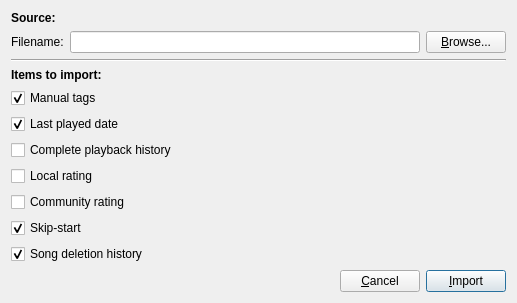
<?xml version="1.0" encoding="UTF-8"?>
<ui version="4.0">
 <class>DlgImportDB</class>
 <widget class="QDialog" name="DlgImportDB">
  <property name="geometry">
   <rect>
    <x>0</x>
    <y>0</y>
    <width>517</width>
    <height>291</height>
   </rect>
  </property>
  <property name="windowTitle">
   <string>SkauTan: Import from DB</string>
  </property>
  <layout class="QVBoxLayout" name="verticalLayout">
   <item>
    <widget class="QLabel" name="label_2">
     <property name="font">
      <font>
       <weight>75</weight>
       <bold>true</bold>
      </font>
     </property>
     <property name="text">
      <string>Source:</string>
     </property>
    </widget>
   </item>
   <item>
    <layout class="QHBoxLayout" name="horizontalLayout_2">
     <item>
      <widget class="QLabel" name="label">
       <property name="text">
        <string>Filename:</string>
       </property>
       <property name="buddy">
        <cstring>leFileName</cstring>
       </property>
      </widget>
     </item>
     <item>
      <widget class="QLineEdit" name="leFileName"/>
     </item>
     <item>
      <widget class="QPushButton" name="btnBrowse">
       <property name="text">
        <string>&amp;Browse...</string>
       </property>
      </widget>
     </item>
    </layout>
   </item>
   <item>
    <widget class="Line" name="line">
     <property name="orientation">
      <enum>Qt::Horizontal</enum>
     </property>
    </widget>
   </item>
   <item>
    <widget class="QLabel" name="label_3">
     <property name="font">
      <font>
       <weight>75</weight>
       <bold>true</bold>
      </font>
     </property>
     <property name="text">
      <string>Items to import:</string>
     </property>
    </widget>
   </item>
   <item>
    <widget class="QCheckBox" name="chbManualTag">
     <property name="text">
      <string>Manual tags</string>
     </property>
     <property name="checked">
      <bool>true</bool>
     </property>
    </widget>
   </item>
   <item>
    <widget class="QCheckBox" name="chbLastPlayedDate">
     <property name="text">
      <string>Last played date</string>
     </property>
     <property name="checked">
      <bool>true</bool>
     </property>
    </widget>
   </item>
   <item>
    <widget class="QCheckBox" name="chbPlaybackHistory">
     <property name="text">
      <string>Complete playback history</string>
     </property>
    </widget>
   </item>
   <item>
    <widget class="QCheckBox" name="chbLocalRating">
     <property name="text">
      <string>Local rating</string>
     </property>
    </widget>
   </item>
   <item>
    <widget class="QCheckBox" name="chbCommunityRating">
     <property name="text">
      <string>Community rating</string>
     </property>
    </widget>
   </item>
   <item>
    <widget class="QCheckBox" name="chbSkipStart">
     <property name="text">
      <string>Skip-start</string>
     </property>
     <property name="checked">
      <bool>true</bool>
     </property>
    </widget>
   </item>
   <item>
    <widget class="QCheckBox" name="chbDeletionHistory">
     <property name="text">
      <string>Song deletion history</string>
     </property>
     <property name="checked">
      <bool>true</bool>
     </property>
    </widget>
   </item>
   <item>
    <spacer name="verticalSpacer">
     <property name="orientation">
      <enum>Qt::Vertical</enum>
     </property>
     <property name="sizeHint" stdset="0">
      <size>
       <width>20</width>
       <height>40</height>
      </size>
     </property>
    </spacer>
   </item>
   <item>
    <layout class="QHBoxLayout" name="horizontalLayout">
     <item>
      <spacer name="horizontalSpacer">
       <property name="orientation">
        <enum>Qt::Horizontal</enum>
       </property>
       <property name="sizeHint" stdset="0">
        <size>
         <width>40</width>
         <height>20</height>
        </size>
       </property>
      </spacer>
     </item>
     <item>
      <widget class="QPushButton" name="btnCancel">
       <property name="text">
        <string>&amp;Cancel</string>
       </property>
       <property name="checked">
        <bool>false</bool>
       </property>
      </widget>
     </item>
     <item>
      <widget class="QPushButton" name="btnImport">
       <property name="text">
        <string>&amp;Import</string>
       </property>
       <property name="default">
        <bool>true</bool>
       </property>
      </widget>
     </item>
    </layout>
   </item>
  </layout>
 </widget>
 <tabstops>
  <tabstop>leFileName</tabstop>
  <tabstop>btnBrowse</tabstop>
  <tabstop>chbManualTag</tabstop>
  <tabstop>chbLocalRating</tabstop>
  <tabstop>chbCommunityRating</tabstop>
  <tabstop>chbLastPlayedDate</tabstop>
  <tabstop>btnCancel</tabstop>
  <tabstop>btnImport</tabstop>
 </tabstops>
 <resources/>
 <connections/>
</ui>
